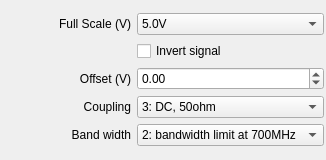
<?xml version="1.0" encoding="UTF-8"?>
<ui version="4.0">
 <class>ap240verticalform</class>
 <widget class="QWidget" name="ap240verticalform">
  <property name="geometry">
   <rect>
    <x>0</x>
    <y>0</y>
    <width>326</width>
    <height>160</height>
   </rect>
  </property>
  <property name="windowTitle">
   <string>Form</string>
  </property>
  <layout class="QGridLayout" name="gridLayout_2">
   <property name="leftMargin">
    <number>2</number>
   </property>
   <property name="topMargin">
    <number>2</number>
   </property>
   <property name="rightMargin">
    <number>2</number>
   </property>
   <property name="bottomMargin">
    <number>2</number>
   </property>
   <item row="0" column="1">
    <layout class="QGridLayout" name="gridLayout">
     <item row="4" column="0">
      <widget class="QLabel" name="label_4">
       <property name="text">
        <string>Band width</string>
       </property>
       <property name="alignment">
        <set>Qt::AlignRight|Qt::AlignTrailing|Qt::AlignVCenter</set>
       </property>
      </widget>
     </item>
     <item row="2" column="0">
      <widget class="QLabel" name="label_3">
       <property name="text">
        <string>Offset (V)</string>
       </property>
       <property name="alignment">
        <set>Qt::AlignRight|Qt::AlignTrailing|Qt::AlignVCenter</set>
       </property>
      </widget>
     </item>
     <item row="4" column="2">
      <widget class="QComboBox" name="comboBox">
       <property name="currentIndex">
        <number>2</number>
       </property>
       <item>
        <property name="text">
         <string>0: no bandwidth limit</string>
        </property>
       </item>
       <item>
        <property name="text">
         <string>1: bandwidth limit at 25MHz</string>
        </property>
       </item>
       <item>
        <property name="text">
         <string>2: bandwidth limit at 700MHz</string>
        </property>
       </item>
       <item>
        <property name="text">
         <string>3: bandwidth limit at 200MHz</string>
        </property>
       </item>
       <item>
        <property name="text">
         <string>4: bandwidth limit at 20MHz</string>
        </property>
       </item>
       <item>
        <property name="text">
         <string>5: bandwidth limit at 35MHz</string>
        </property>
       </item>
      </widget>
     </item>
     <item row="0" column="0">
      <widget class="QLabel" name="label_2">
       <property name="text">
        <string>Full Scale (V)</string>
       </property>
       <property name="alignment">
        <set>Qt::AlignRight|Qt::AlignTrailing|Qt::AlignVCenter</set>
       </property>
      </widget>
     </item>
     <item row="2" column="2">
      <widget class="QDoubleSpinBox" name="doubleSpinBox">
       <property name="minimum">
        <double>-5.000000000000000</double>
       </property>
       <property name="maximum">
        <double>5.000000000000000</double>
       </property>
       <property name="singleStep">
        <double>0.010000000000000</double>
       </property>
      </widget>
     </item>
     <item row="3" column="2">
      <widget class="QComboBox" name="comboBox_2">
       <property name="currentIndex">
        <number>3</number>
       </property>
       <item>
        <property name="text">
         <string>0 Ground (Averagers ONLY)</string>
        </property>
       </item>
       <item>
        <property name="text">
         <string>1: DC, 1Mohm</string>
        </property>
       </item>
       <item>
        <property name="text">
         <string>2: AC, 1Mohm</string>
        </property>
       </item>
       <item>
        <property name="text">
         <string>3: DC, 50ohm</string>
        </property>
       </item>
       <item>
        <property name="text">
         <string>4: AC, 50ohm</string>
        </property>
       </item>
      </widget>
     </item>
     <item row="3" column="0">
      <widget class="QLabel" name="label_5">
       <property name="text">
        <string>Coupling</string>
       </property>
       <property name="alignment">
        <set>Qt::AlignRight|Qt::AlignTrailing|Qt::AlignVCenter</set>
       </property>
      </widget>
     </item>
     <item row="0" column="2">
      <widget class="QComboBox" name="comboBox_3">
       <item>
        <property name="text">
         <string>5.0V</string>
        </property>
       </item>
       <item>
        <property name="text">
         <string>2.0V</string>
        </property>
       </item>
       <item>
        <property name="text">
         <string>1.0V</string>
        </property>
       </item>
       <item>
        <property name="text">
         <string>0.5V</string>
        </property>
       </item>
       <item>
        <property name="text">
         <string>0.2V</string>
        </property>
       </item>
       <item>
        <property name="text">
         <string>0.1V</string>
        </property>
       </item>
       <item>
        <property name="text">
         <string>0.05V</string>
        </property>
       </item>
      </widget>
     </item>
     <item row="1" column="2">
      <widget class="QCheckBox" name="checkBox">
       <property name="text">
        <string>Invert signal</string>
       </property>
      </widget>
     </item>
    </layout>
   </item>
  </layout>
 </widget>
 <resources/>
 <connections/>
</ui>
